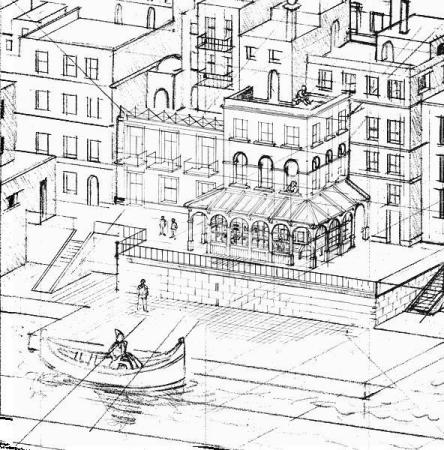
#> input picture images/escher_straight.jpg, 444 x 450 px
$ python deform.py
#> lines starting #> are read from the running program, lines starting #| are printed output that depends on the picture
import numpy as np
import cv2
from PIL import Image


deformation_scale = 256
droste_scale = 256

# http://www.ams.org/notices/200304/fea-escher.pdf
# code based on:
# https://www.shadertoy.com/view/Mdf3zM

def escher_deformation(x, y):
    # convert cartesian to polar
    # float lnr = log(length(uv));
    lnr = np.log((x**2 + y**2)**0.5)
    # float th = atan( uv.y, uv.x )+(0.4/256.)*deformationScale;
    th = np.arctan2(y, x) + (0.4 / 256) * deformation_scale
    # float sn = -log(deformationScale)*(1./(2.*3.1415926));
    sn = -np.log(deformation_scale) * (1 / (2 * np.pi))
    # float l = exp( lnr - th*sn );
    l = np.exp(lnr - th * sn)

    # vec2 ret = vec2( l );
    ret_x, ret_y = l.copy(), l.copy()

    # ret.x *= cos( sn*lnr+th );
    ret_x *= np.cos(sn * lnr + th)
    # ret.y *= sin( sn*lnr+th );
    ret_y *= np.sin(sn * lnr + th)

    return ret_x, ret_y


def droste_transformation(x, y):
    for _ in range(2):
        # if(any(greaterThan(abs(uv),vec2(1.)))):
        indx = (np.abs(x) > 1) | (np.abs(y) > 1)
        # uv *= (1./drostescale);
        x[indx] *= 1. / droste_scale
        y[indx] *= 1. / droste_scale

        # if(all(lessThan(abs(uv),vec2(1./drostescale)))):
        indx = (np.abs(x) < 1 / droste_scale) & (np.abs(y) < 1 / droste_scale)
        # uv *= drostescale;
        x[indx] *= droste_scale
        y[indx] *= droste_scale
    return x, y


# m is the size of the src image
m = 600
src = np.array(Image.open('images/escher_straight.jpg'))
#> src is the input picture: shape (450, 444); min 0, max 255, mean 218.2
src = np.stack([src[:444, :]] * 3, axis=2)
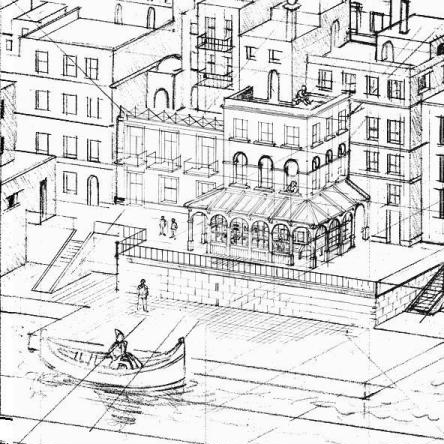
#> src: shape (444, 444, 3); min 0, max 255, mean 218
m = src.shape[0]
#> m = 444

# n is the size of the output image
n = 500
x, y = np.meshgrid(np.linspace(-1, 1, n, dtype=np.float32),
                   np.linspace(-1, 1, n, dtype=np.float32))
x, y = escher_deformation(x, y)
x, y = droste_transformation(x, y)
x = (x + 1) * ((m - 1) / 2)
y = (y + 1) * ((m - 1) / 2)

# out = cv2.remap(src, x, y, interpolation=cv2.INTER_NEAREST)
out = cv2.remap(src, x, y, interpolation=cv2.INTER_CUBIC)
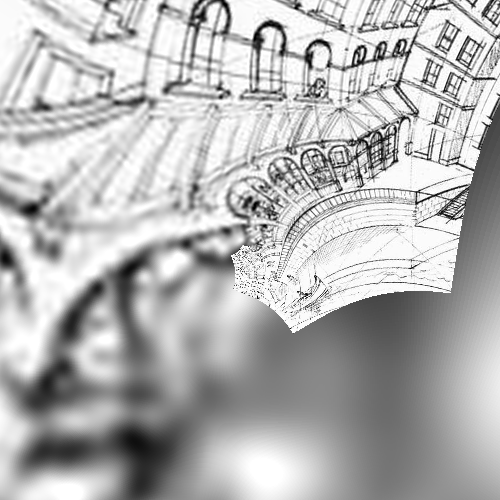
#> out: shape (500, 500, 3); min 0, max 255, mean 180.7

src_img = Image.fromarray(src)
out_img = Image.fromarray(out)

out_img.save('images/deform_attempt.png')
